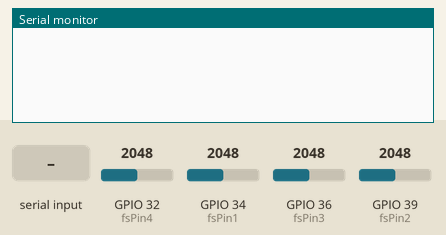
A sketch run on a simulated ESP32. On the bench: the last lines printed to the serial monitor. Inputs (shaded band) come from the test bench; at power-on: GPIO 32 (fsPin4) = 2048, GPIO 34 (fsPin1) = 2048, GPIO 36 (fsPin3) = 2048, GPIO 39 (fsPin2) = 2048.

Above: at 1.2 s.
1.3 s: "n" received over Serial
At 2.3 s:
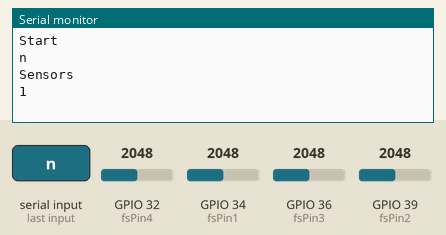
2.8 s: "e" received over Serial
At 4.1 s:
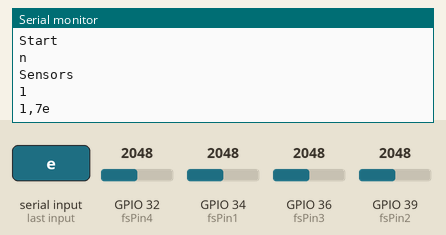
4.5 s: "n" received over Serial
At 6.6 s:
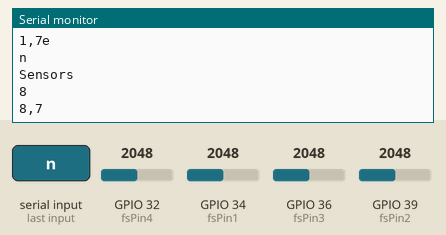
7.5 s: "e" received over Serial
At 8.3 s:
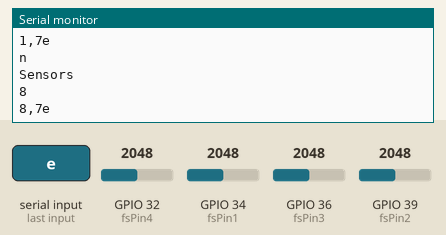

The sketch:

FSR_experiments.ino
```cpp
#include <WiFi.h>
#include <WiFiUdp.h>
#include <iostream>
#include <random>


//Experimental parameter
int thr1=500;
const int frames = 15;

char braille_codes[][6] = {"0111","1000","1100","1010","1011","1001","1110","1111","1101","0110"};
int braille_codes_dec[] = {0,1,2,3,4,5,6,7,8,9};
int results[100][2];

std::mt19937 gen; // Declare the generator
std::uniform_int_distribution<> distrib(0, 9); // Distribution

//Pins for force sensors
int fsPin1 = 34; //A2
int fsPin2 = 39; //A3
int fsPin3 = 36; //A4
int fsPin4 = 32; //GPIO 32

unsigned long init_time;
unsigned long current_time;

WiFiUDP Udp; // creation of wifi Udp instance
char packetBuffer [255];
unsigned int localPort = 9999;
const char * ssid = " ESP32_for_IMU ";
const char * password = " ICSESP32IMU ";

void force_sensors(int threshold, int numReadings, char* result);
int findBrailleCodeIndex(char codes[][6], const char* output);

void setup ()
{
  Serial.begin(9600);
  WiFi.softAP(ssid , password ); // ESP32 as access point
  Udp . begin ( localPort );

  // Seed for random number
  float seed = 47;
  // Seed the random number generator
  gen.seed(seed);
}

int trials = 0;
bool first_iteration = true;
bool start_flag = false;
bool end_flag = false;

void loop ()
{
  int randomNumber = distrib(gen);// Seed for random number

  //Press any key to start sending numbers as well as the timer
  while(!start_flag)
  {
    if (Serial.available() > 0)
    {
      Serial.println("Start");
      start_flag = true;
    }
  }

  if(first_iteration)//Read timer once experiment starts
  {
    init_time = millis();
    first_iteration = false;
  }
  current_time = millis();

  if ((current_time - init_time) < 120000)//Verify if timer exceed 2 minutes
  {
    if (Serial.available() > 0)
    {
      char inputChar = Serial.read(); // Read a character from the serial input
      Serial.println(inputChar);
      if (inputChar == 'n')
      {
        char output[5]={0};
        Serial.println("Sensors");
        results[trials][0] = braille_codes_dec[randomNumber]; // Record the expected result in result field 0
        Serial.println(braille_codes_dec[randomNumber]); //Shows the number
        delay(500);//Delay of 500ms to give time to the experimenter to tell the number to the participant

        while (output[0] == '\0')//Wait until participant introduce the number in Braille code
        {
           //Call force sensor function
           force_sensors(thr1,frames,output);
           force_sensors(thr1,frames,output);
        }

        int index = findBrailleCodeIndex(braille_codes, output);//Decode the Braille code inserted by the participant and store the decimal value in results field 1
        if (index != -1)
        {
          results[trials][1] = braille_codes_dec[index];
        }
        else//In case of missmatch store -1
        {
          results[trials][1] = -1;
        }
        //Provide visual feedback to the experimenter about the recorded results for every iteration
        Serial.print(results[trials][0]);
        Serial.print(',');
        Serial.print(results[trials][1]);
        trials++;
      }
    }
  }
  else
  {
    //Indicate end of experiment after 2 minutes
    if(!end_flag)
    {
      Serial.println();
      Serial.println("End");
      end_flag = true;
    }
    if (Serial.available() > 0)
    {//Wait until experimenter press letter e on the keyboard to display results
      char inputChar = Serial.read(); // Read a character from the serial input
      if (inputChar == 'e')
      {
        for (int i = 0; i<trials; i++)
        {
          Serial.print(results[i][0]);
          Serial.print(',');
          Serial.println(results[i][1]);
        }
      }
    }
  }
}

/*The debouncing functionality in this code helps filter out noise and stabilize sensor readings by taking multiple readings
over time and considering a sensor as active only if it consistently exceeds a threshold in a majority of those readings.*/
void force_sensors(int threshold, int numReadings, char* result)
{
  bool anySensorActive = false;// Flag to track if any sensor is active
  int activeCount[4] = {0, 0, 0, 0}; // Counter array for active readings for each sensor
  int sensorPins[4] = {fsPin1, fsPin2, fsPin3, fsPin4}; // Array of sensor pins

  memset(result, 0, 4);
  memset(result, '0', 4);

  for (int sensor = 0; sensor < 4; sensor++)
  {
      for (int i = 0; i < numReadings; i++)
      {
          int reading = analogRead(sensorPins[sensor]);// Read analog sensor value
          int voltage = map(reading, 0, 4095, 0, 3300);// Map the reading to voltage

          if (voltage > threshold)
          {
              activeCount[sensor]++;// Increment the active count for this sensor
          }

          delay(10); // Short pause between readings
      }

      // Determine if the sensor is mostly active or inactive
      if (activeCount[sensor] > numReadings / 2)
      {
          result[sensor] = '1';
          anySensorActive = true;
      }
  }

  if (!anySensorActive) //If no sensor active then set output as null character
  {
    memset(result, 0, 4);
  }
}

int findBrailleCodeIndex(char codes[][6], const char* output)
{
    for (int i = 0; i < 10; ++i)
    {
        if (strcmp(codes[i], output) == 0) // Compare each code with the given output
        {
            return i; // Return the index if a match is found
        }
    }
    return -1; // Return -1 to indicate no match was found
}
```

Measured:
- after the input at 1.3 s, the serial monitor: prints a new line at once (image 1)
- after the input at 2.8 s, the serial monitor: prints a new line after 0.21 s (image 2)
- after the input at 4.5 s, the serial monitor: prints a new line at once (image 3)
- after the input at 7.5 s, the serial monitor: prints a new line at once (image 4)
